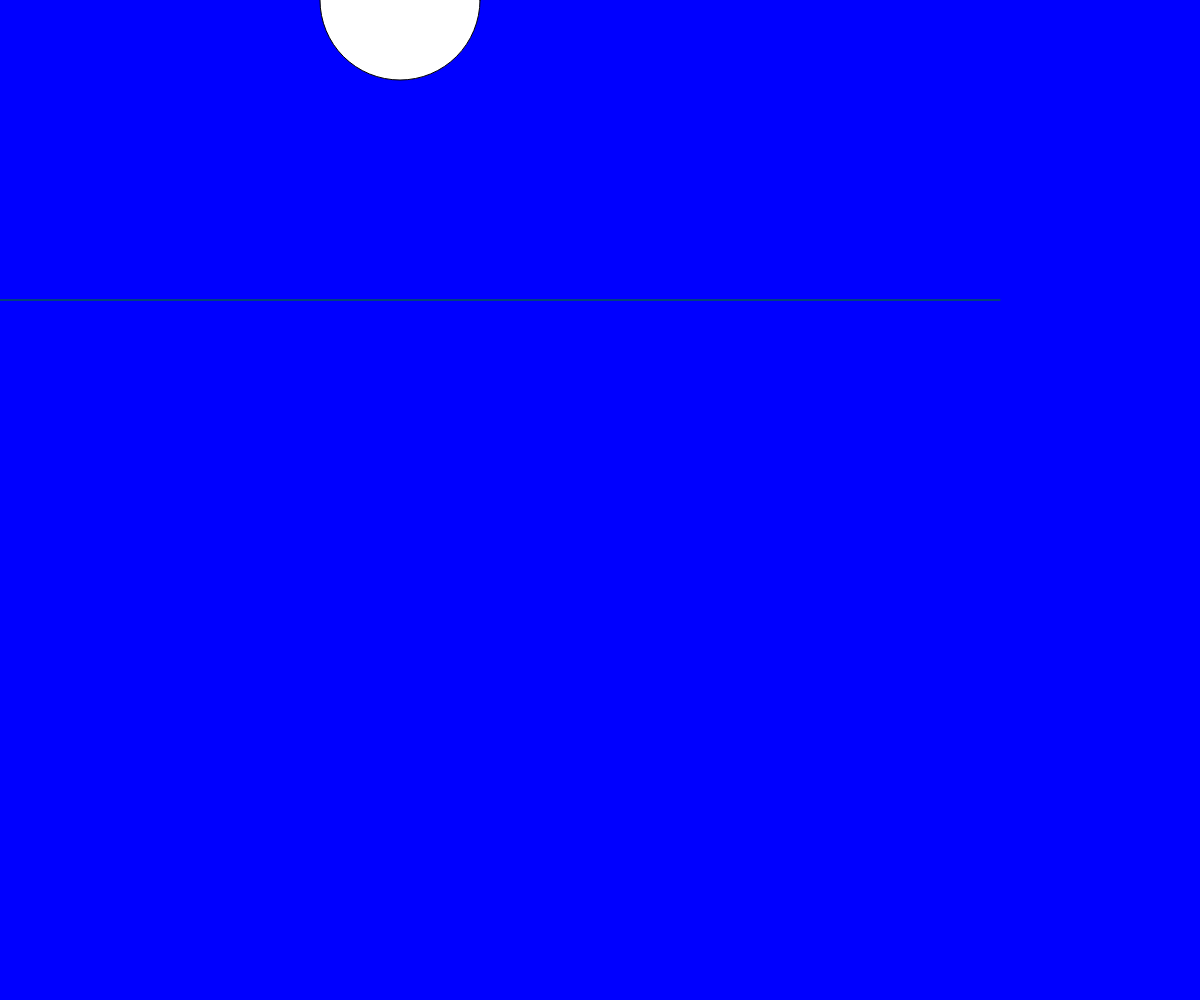
Frame 1 (no input)
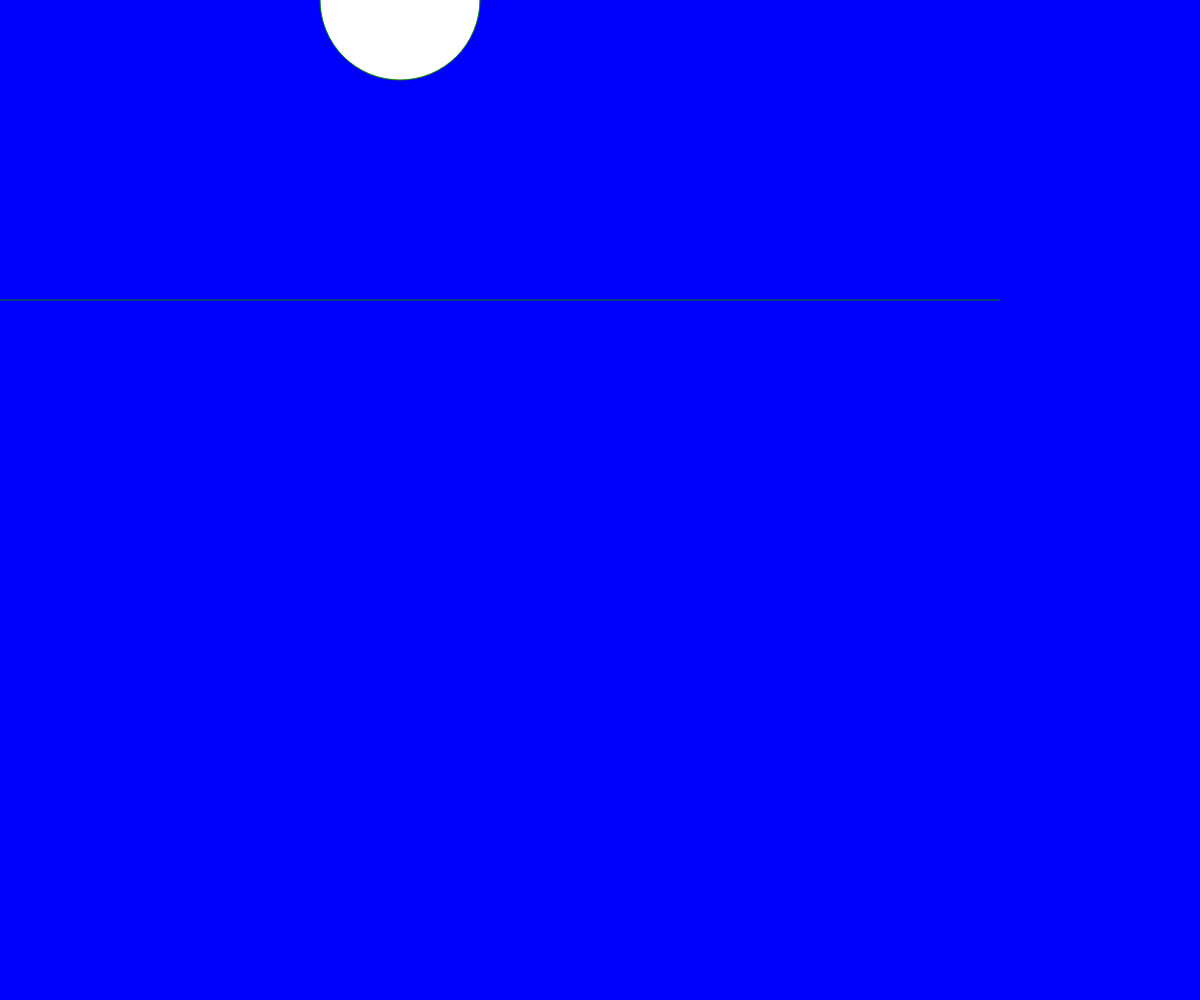
Frame 60 (no input)
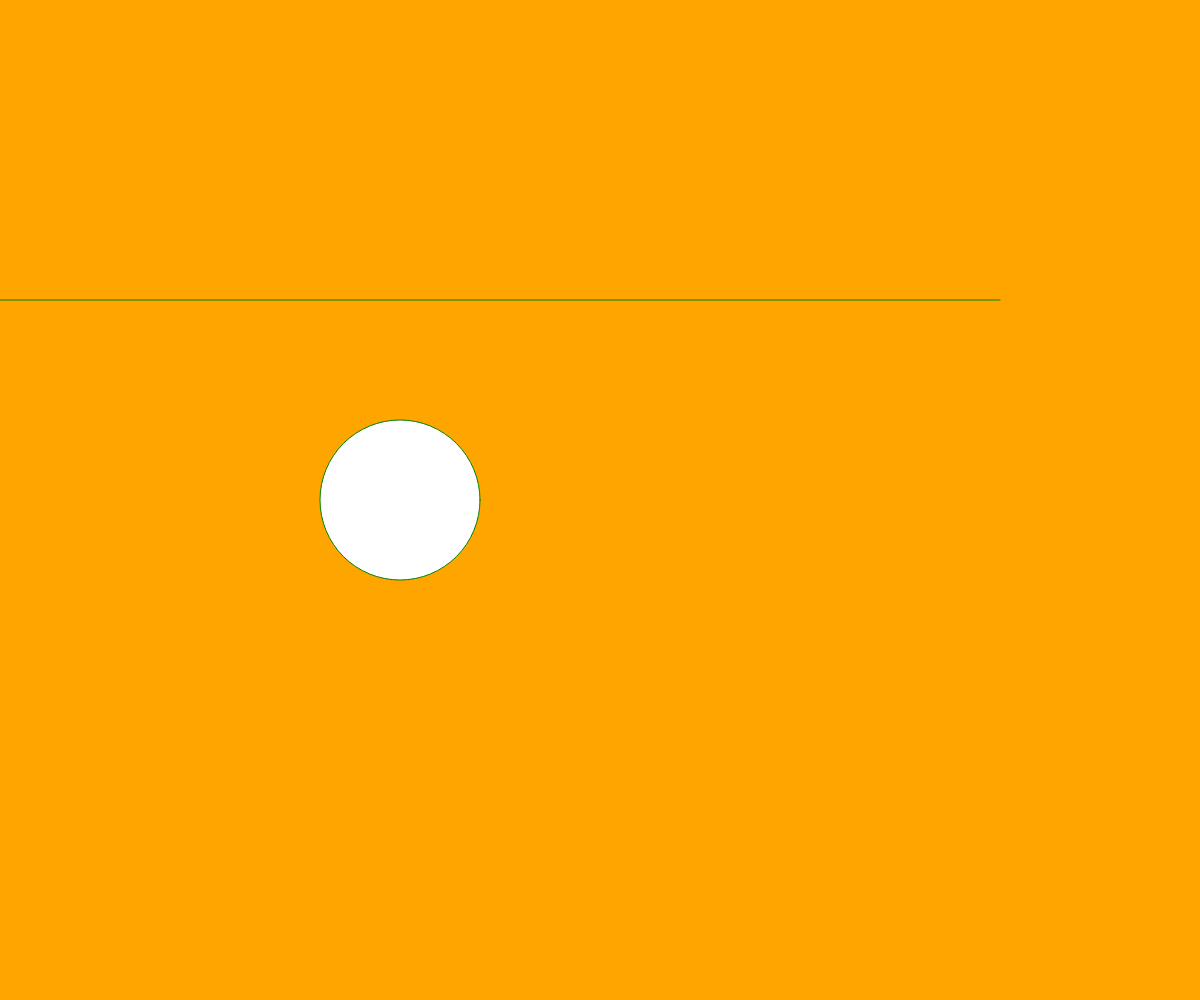
Frame 120 (the mouse pressed at the canvas centre since frame 60)

The p5.js sketch that drew these frames (run headless with seeded random() and noise() and a simulated clock; from frame 60 on, the mouse is pressed at the canvas centre):

// p5.js sketch
// ── sketch.js
// Tutorial #1: https://p5js.org/tutorials/conditionals-and-interactivity/
// Tutorial #2: https://www.w3schools.com/howto/howto_js_tabs.asp



//remixed from https://www.w3schools.com/howto/howto_js_tabs.asp
function openColor(evt, colorname){
    var i, tabcontent, tablinks;

    tabcontent = document.getElementsByClassName("tabcontent");
    for(i = 0; i < tabcontent.length; i++){
        tabcontent[i].style.display="none";
    }

    tablinks = document.getElementsByClassName("tablinks");
    for(i = 0; i < tablinks.length; i++){
        tablinks[i].className = tablinks[i].className.replace("active","");
    }

    document.getElementById(colorname).style.display="block";
    evt.currentTarget.className += "active";
}
// End remix

let moonHeight;
let horizon = 300;

function setup(){
    createCanvas(windowWidth, windowHeight);
}

// remixed from https://p5js.org/tutorials/conditionals-and-interactivity/
function draw(){
    background('orange');
    moonHeight = mouseY;

    if(moonHeight < horizon){
        background("blue")
    }

    // creating the moon
    circle(400, moonHeight, 160);
    fill("white");

    stroke("green");
    line(0, horizon, 1000, horizon);
}
// end remix
// ── style.css
/* Remixed from https://www.w3schools.com/howto/howto_js_tabs.asp */

.tab{
    overflow: hidden;
    background-color:rgb(86, 71, 185)
}

.tab button{
    background-color: inherit;
    float: left;
    border: none;
    outline: none;
    cursor: pointer;
    padding: 14px 16px;
    transition: 0.3s;
}

.tab button:hover{
    background-color: rgb(72, 43, 32)
}

.tab button.active{
    background-color:black
}

.tabcontent{
    display: none;
    padding: 6px 12px;
    border: 1px solid #f27f03;
    border-top: none; 
}

/* End Remix */
